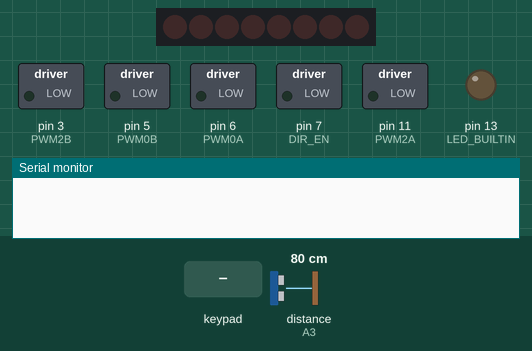
Recording of a sketch running on a simulated Arduino Uno, built with avr-gcc and run on an emulated ATmega328P. On the bench: 8 shift-register outputs drawn as a row of LEDs (first output left, lit = HIGH), switched loads named in the sketch (green lamp = pin HIGH), output pins drawn as LEDs (lit = HIGH), the last lines printed to the serial monitor. Wiring (inferred from the names in the program): shift register (74HC595): data pin 8; shift clock pin 4; latch pin 12. Wiring (inferred from the signals the program sends): row of LEDs: on Q0, Q1, Q2, Q3, Q4, Q5, Q6, Q7. The test bench sets the inputs (shaded band); at power-on: distance to the obstacle (sensor on A3) 80 cm. The echo pulse lasts 58.3 µs per cm; pins used as bus, display or sensor lines are not drawn.

Above: at 1.2 s.
1.3 s: key 'U' pressed
At 1.5 s:
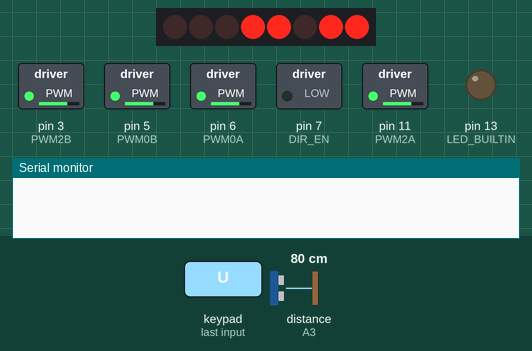
3.2 s: key 'D' pressed
At 3.41 s:
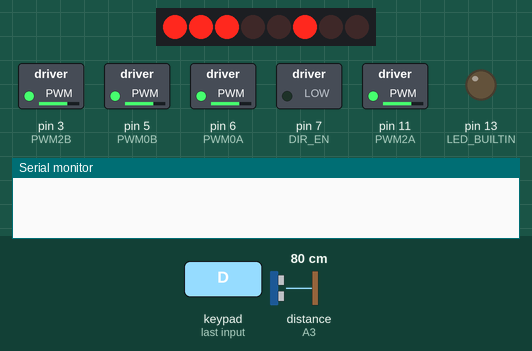
5.1 s: key 'L' pressed
At 5.3 s:
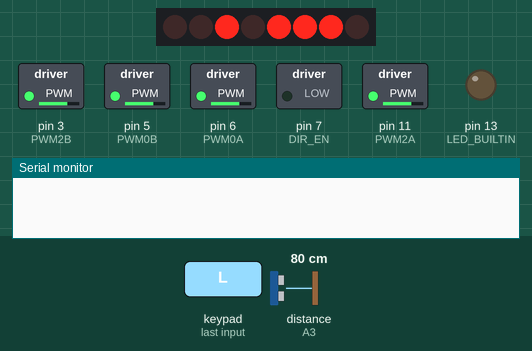
7.0 s: key 'R' pressed
At 7.21 s:
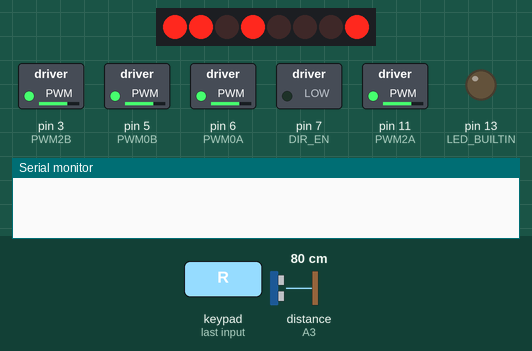
8.9 s: key '-' pressed
At 9.8 s:
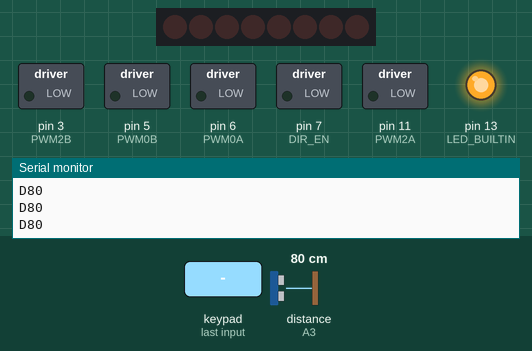
10.4 s: key 'U' pressed
At 10.68 s:
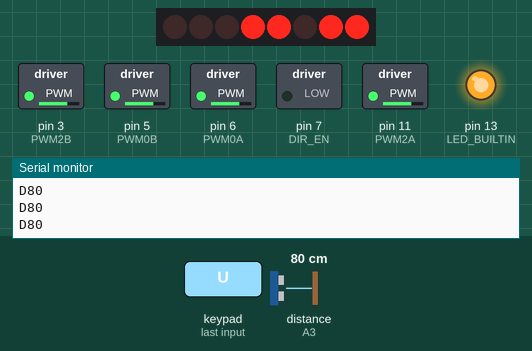
Timing chart, 0 to 13.3 s (numbered marks = the images above; inputs shaded):
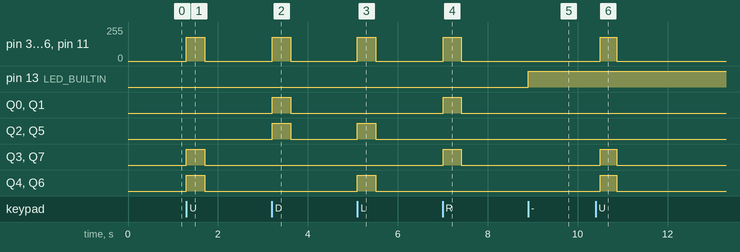

The sketch:

CarKitOmnidireccional_Dabble.ino
```cpp
#define CUSTOM_SETTINGS
#define INCLUDE_GAMEPAD_MODULE
#include <Dabble.h>
//Set the following parameter to true if you want avoiding obstacles mode
//Cambie el siguiente parametro por true si quieres que esquive obstaculos al moverte hacia adelante
bool AVOID_OBST=false;


//Configure THE PWM control pin
const int PWM2A = 11;      //M1 motor
const int PWM2B = 3;       //M2 motor
const int PWM0A = 6;       //M3 motor
const int PWM0B = 5;       //M4 motor

const int DIR_CLK = 4;     // Data input clock line
const int DIR_EN = 7;      //Equip the L293D enabling pins
const int DATA = 8;        // USB cable
const int DIR_LATCH = 12;  // Output memory latch clock
//Define the pin of ultrasonic obstacle avoidance sensor
const int Trig = A2;       //A2 is defined as the pin Trig connected to the ultrasonic sensor
const int Echo = A3;       //A3 is defined as the pin Echo connected to the ultrasonic sensor
//Define motion state
const int Forward = 216;    //216 save to Forward
const int Back = 39;      //39 save to Back
const int Left = 116;      //116 save to Left
const int Right = 139;     //139 save to right
const int Stop = 0;        //Parking variable
const int L_turn = 198;    //turn left
const int R_turn = 57;    //turn right

// const int mytest = 1;     //test
//Set the default speed between 1 and 255
int Speed1 = 180;
int Speed2 = 180;
int Speed3 = 180;
int Speed4 = 180;

int distance = 0;           //Variables for storing ultrasonic sensor measurements
char serialData;            //put the data received by the serial port in serialData
char cmd;                   //Store bluetooth receive commands
char Previous = 'S';
void setup()
{
    Serial.begin(250000);      // make sure your Serial Monitor is also set at this baud rate.
    Dabble.begin(9600,9,10);      //Enter baudrate of your bluetooth.Connect bluetooth on Bluetooth port present on evive.
    Serial.flush();

    //Configure as output mode
    pinMode(DIR_CLK,OUTPUT);
    pinMode(DATA,OUTPUT);
    pinMode(DIR_EN,OUTPUT);
    pinMode(DIR_LATCH,OUTPUT);
    pinMode(PWM0B,OUTPUT);
    pinMode(PWM0A,OUTPUT);
    pinMode(PWM2A,OUTPUT);
    pinMode(PWM2B,OUTPUT);
    pinMode(LED_BUILTIN, OUTPUT);

    pinMode(Trig,OUTPUT);//The Trig pin connected to the ultrasound is set to output mode
    pinMode(Echo,INPUT);//The Echo pin connected to the ultrasound is set to input mode
}

void loop()
{
    //Serial.println("Speed: ");
    //Serial.println(Speed1);
    if(AVOID_OBST==true){
      distance = SR04(Trig,Echo);       //Acquisition of ultrasonic distance
      Serial.print("D");    //Character Distance displayed in serial port monitor window:
      Serial.println(distance);
    }
    control_func(); //Call the Bluetooth car control function
}

/* Function name: Motor();
* Function: Change the movement direction and speed of the car through the entrance parameters
* Entry parameter 1: Dri car movement direction
* Entry parameters 2~3: Speed1~Speed4 motor speed, value range 0~255
* Dri value description (forward :216; Back: 39; Left translation: 116; Right translation: 139; Stop: 0;
* Right rotation: 198; Left rotation: 57)
* Return value: None
 */
void Motor(int Dir,int Speed1,int Speed2,int Speed3,int Speed4)
{
    analogWrite(PWM2A,Speed1); //Motor PWM speed regulation
    analogWrite(PWM2B,Speed2); //Motor PWM speed regulation
    analogWrite(PWM0A,Speed3); //Motor PWM speed regulation
    analogWrite(PWM0B,Speed4); //Motor PWM speed regulation

    digitalWrite(DIR_LATCH,LOW); //DIR_LATCH sets the low level and writes the direction of motion in preparation
    shiftOut(DATA,DIR_CLK,MSBFIRST,Dir);//Write Dir motion direction value
    digitalWrite(DIR_LATCH,HIGH);//DIR_LATCH sets the high level and outputs the direction of motion
}

/*
Function name: SR04()
Function: Obtain ultrasonic ranging data
Entry parameters: Trig, Echo
Function return value: cm
*/
int SR04(int Trig,int Echo)
{
    digitalWrite(Trig,LOW);     //Trig is set to low level
    delayMicroseconds(2);       //Wait 2 microseconds
    digitalWrite(Trig,HIGH);    //Trig is set to high level
    delayMicroseconds(10);      //Wait 15 microseconds
    digitalWrite(Trig,LOW);     //Trig is set to low

    float cm = pulseIn(Echo,HIGH)/58; //Convert the ranging time to CM
    return cm;      //Returns cm value ranging data
}
/*
* Function name: control_func()
* Function: Receive Bluetooth data, control the car movement direction
* Entry parameters: None
* Return value: None
*/
void control_func()
{
    Dabble.processInput();             //this function is used to refresh data obtained from smartphone.Hence calling this function is mandatory in order to get data properly from your mobile.
      if(GamePad.isLeftPressed()&&GamePad.isUpPressed())  cmd = 'Z';
      else if(GamePad.isDownPressed()&&GamePad.isRightPressed() )  cmd = 'E';
      else  if (GamePad.isUpPressed())  cmd = 'F';     //If the data received by the serial port is character F, save F to CMD
      else if (GamePad.isDownPressed())  cmd = 'B';     //If the data received by the serial port is character B, save F to CMD
      else if(GamePad.isLeftPressed())  cmd = 'L';     //If the serial port receives data as the character L, save F to CMD
      else if (GamePad.isRightPressed())  cmd = 'R';     //If the serial port receives data as the character Y, save F to CMD
      else if(GamePad.isSelectPressed())  cmd = 'M';     //If the data received by the serial port is character F, save F to CMD
      else if( GamePad.isCirclePressed() && Speed1 < 245)//If you receive a string plus, the speed increases
      {
          Speed1 += 10;   //We're going to increase the velocity by 10 at a time
          Speed2 = Speed1;
          Speed3 = Speed1;
          Speed4 = Speed1;


      }
      else if(GamePad.isSquarePressed() && Speed1 > 30 )//When I receive a string -- the speed decreases
      {
          Speed1 -= 10;   //I'm going to subtract 10 at a time
          Speed2 = Speed1;
          Speed3 = Speed1;
          Speed4 = Speed1;
          Previous='Square';


      }
      else {cmd = 'S';}     //If the serial port receives data as character S, save F to CMD
      //Serial.println(serialData);

    if('F' == cmd)   //If Bluetooth receives the string F, the dolly moves forward and enables obstacle avoidance
    {
       if(AVOID_OBST==true){
          AvoidingObstacles();//
       }else{
          Motor(Forward,Speed1,Speed2,Speed3,Speed4);

       }
    }
    else if('B' == cmd)     //Bluetooth receives string G, car backs up
    {
        Motor(Back,Speed1,Speed2,Speed3,Speed4);
    }
    else if('L' == cmd)    //Bluetooth received the string L, car left translation
    {
        Motor(Left,Speed1,Speed2,Speed3,Speed4);
    }
    else if('R' == cmd)     //Bluetooth received the string R
    {
        Motor(Right,Speed1,Speed2,Speed3,Speed4);      //right translation
    }
    else if('S' == cmd)      //When the string S is received, the cart stops moving
    {
        Motor(Stop,0,0,0,0);
        Previous='S';//We define the previous as S to avoid rebounds
    }
    else if('Z' == cmd)     //Bluetooth received the string Z
    {
        Motor(L_turn,Speed1,Speed2,Speed3,Speed4);      //turn left
    }
    else if('E' == cmd)     //Bluetooth received the string E
    {
        Motor(R_turn,Speed1,Speed2,Speed3,Speed4);      //turn right
    }
    else if('M' == cmd&&Previous!='M')     //Bluetooth received the string M on this key is important to suppress rebounds, thats why we check that the previous cmd is not M
    {
      AVOID_OBST = !AVOID_OBST;
      Previous='M'; //We set the previous cmd as M to avoid rebounds
      digitalWrite(LED_BUILTIN, digitalRead(LED_BUILTIN) ^ 1);
      cmd = 'S';

    }
    delay(10);//Delay of 100 ms

}

void AvoidingObstacles()
{
    if((distance > 20 ) || cmd == 'F')//If the distance is greater than 20cm or bluetooth receives a command equal to F
    {
        delay(100);//Delay of 100 ms
        if(distance > 20)//Again, determine if the distance is really greater than 20cm
        {
            Motor(Forward,Speed1,Speed2,Speed3,Speed4); //Call forward function
        }
        else //Otherwise the distance is less than 20
        {
            Motor(Back,Speed1,Speed2,Speed3,Speed4);//retreat
            delay(500);
            Motor(Left,Speed1,Speed2,Speed3,Speed4);//Turn left to change the direction of the car
            delay(500);
        }
    }
}
```

Measured:
- after the input at 1.3 s, pin 3 (PWM2B), pin 5 (PWM0B), pin 6 (PWM0A), pin 11 (PWM2A): 0/255 → 180/255 at once, → 0/255 0.41 s later; Q3, Q4, Q6, Q7: LOW → HIGH at once, → LOW 0.41 s later
- after the input at 3.2 s, pin 3 (PWM2B), pin 5 (PWM0B), pin 6 (PWM0A), pin 11 (PWM2A): 0/255 → 180/255 at once, → 0/255 0.41 s later; Q0–2, Q5: LOW → HIGH at once, → LOW 0.41 s later
- after the input at 5.1 s, pin 3 (PWM2B), pin 5 (PWM0B), pin 6 (PWM0A), pin 11 (PWM2A): 0/255 → 180/255 at once, → 0/255 0.41 s later; Q2, Q4–6: LOW → HIGH at once, → LOW 0.41 s later
- after the input at 7.0 s, pin 3 (PWM2B), pin 5 (PWM0B), pin 6 (PWM0A), pin 11 (PWM2A): 0/255 → 180/255 at once, → 0/255 0.41 s later; Q0, Q1, Q3, Q7: LOW → HIGH at once, → LOW 0.41 s later
- after the input at 8.9 s, pin 13 (LED_BUILTIN): LOW → HIGH at once
- after the input at 10.4 s, pin 3 (PWM2B), pin 5 (PWM0B), pin 6 (PWM0A), pin 11 (PWM2A): 0/255 → 180/255 after 0.10 s, → 0/255 0.36 s later; Q3, Q4, Q6, Q7: LOW → HIGH after 0.10 s, → LOW 0.36 s later
